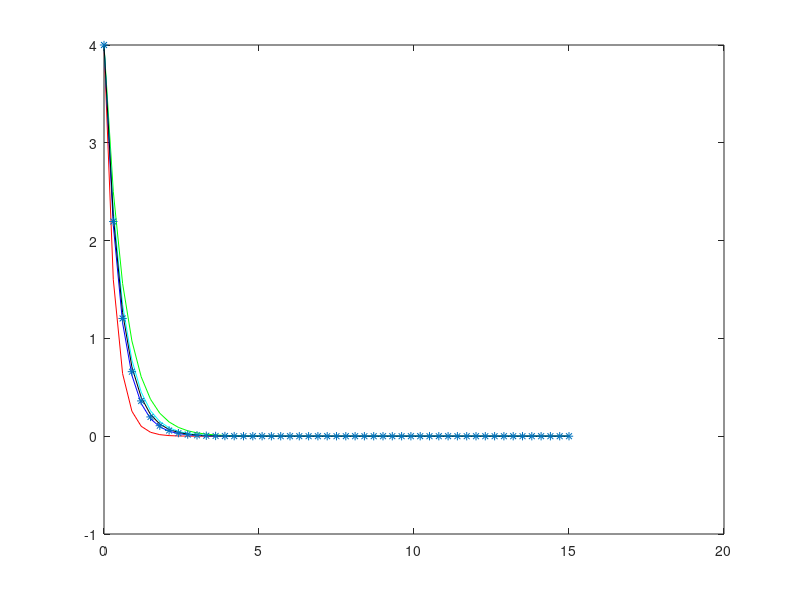

The MATLAB source for this figure:
clear all 
clc
function re=f(x) 
  re=2+0.01*x^2
end
function re=g(x)
  re=4*exp(-0.003333*x.^3-2*x)
end
sep=0.3
x01=[0:sep:15]


y=[4]
for i=1:length(x01);
  y=[y,y(1,i)*(1-sep*f(x01(1,i)))];
end
y(y>4.2)=4.2
y(y<-1)=-1
plot(x01,y(1:length(y)-1),"r");
hold;
yback=[4];
for i=1:length(x01)-1;
  yback=[yback,yback(1,i)/(1+sep*f(x01(1,i+1)))];
end;
yback(yback>4.2)=4.2
yback(yback<-1)=-1
plot(x01,yback,"g");
yt=[4]
for i=1:length(x01)-1;
  yt=[yt,(yt(1,i)-sep*yt(1,i)*1/2*f(x01(1,i)))/(1+1/2*sep*f(x01(1,i+1)))];
end
yt(yt>4.2)=4.2
yt(yt<-1)=-1
plot(x01,yt,"b");
yrq2=[4];
for i=1:length(x01)-1
  k1=sep*yrq2(1,i)*(-f(x01(1,i)));
  k2=sep*(yrq2(1,i)+0.5*k1)*(-f(x01(1,i)+sep*0.5));
  yrq2=[yrq2,yrq2(1,i)+k2];
end
yrq2(yrq2>4.2)=4.2
yrq2(yrq2<-1)=-1
plot(x01,yrq2,"c ")
yrq4=[4]
for i=1:length(x01)-1
   k1=sep*yrq4(1,i)*(-f(x01(1,i)));
   k2=sep*(yrq4(1,i)+0.5*k1)*(-f(x01(1,i)+sep*0.5));
   k3=sep*(yrq4(1,i)+0.5*k2)*(-f(x01(1,i)+sep*0.5));
   k4=sep*(yrq4(1,i)+k1)*(-f(x01(1,i)+sep));
   yrq4=[yrq4,yrq4(1,i)+1/6*k1+1/3*(k2+k3)+1/6*k4];
end
yrq4(yrq4>4.2)=4.2
yrq4(yrq4<-1)=-1
plot(x01,yrq4,"k")
plot(x01,g(x01),"*")

